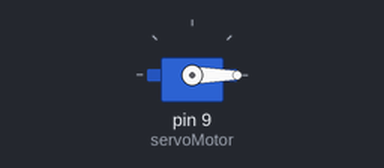
A sketch run on a simulated Arduino Uno, built with avr-gcc and run on an emulated ATmega328P. On the bench: servo.

Above: at 0.05 s.
At 3.0 s:
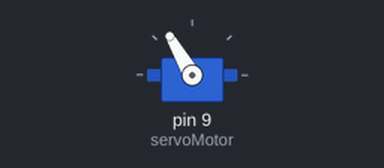
At 4.0 s:
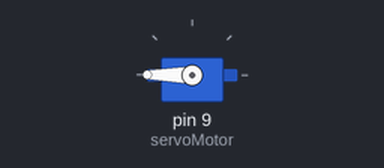
At 6.0 s:
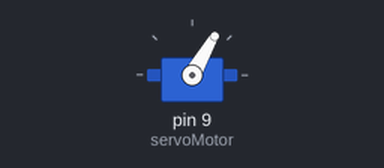
Timing chart, 0 to 7.8 s (numbered marks = the images above):
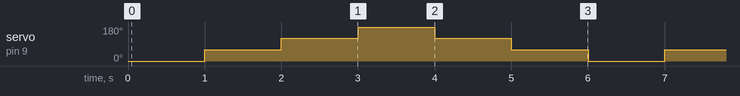

The sketch:

Servomotor.ino
```cpp
#include <Servo.h>

Servo servoMotor;

void setup() {

 servoMotor.attach(9);
}

void loop() {

  for(int i = 0; i <= 120; i += 60) {
    servoMotor.write(i);
    delay(1000);
  }

  for(int i = 180; i >= 60; i -= 60) {
    servoMotor.write(i);
    delay(1000);
  }
}
```

Measured:
- by itself, servo on pin 9 (servoMotor): repeats every 6.0 s: 120° 1.0 s, 180° 1.0 s, 120° 1.0 s, 60° 1.0 s, 0° 1.0 s, 60° 1.0 s
